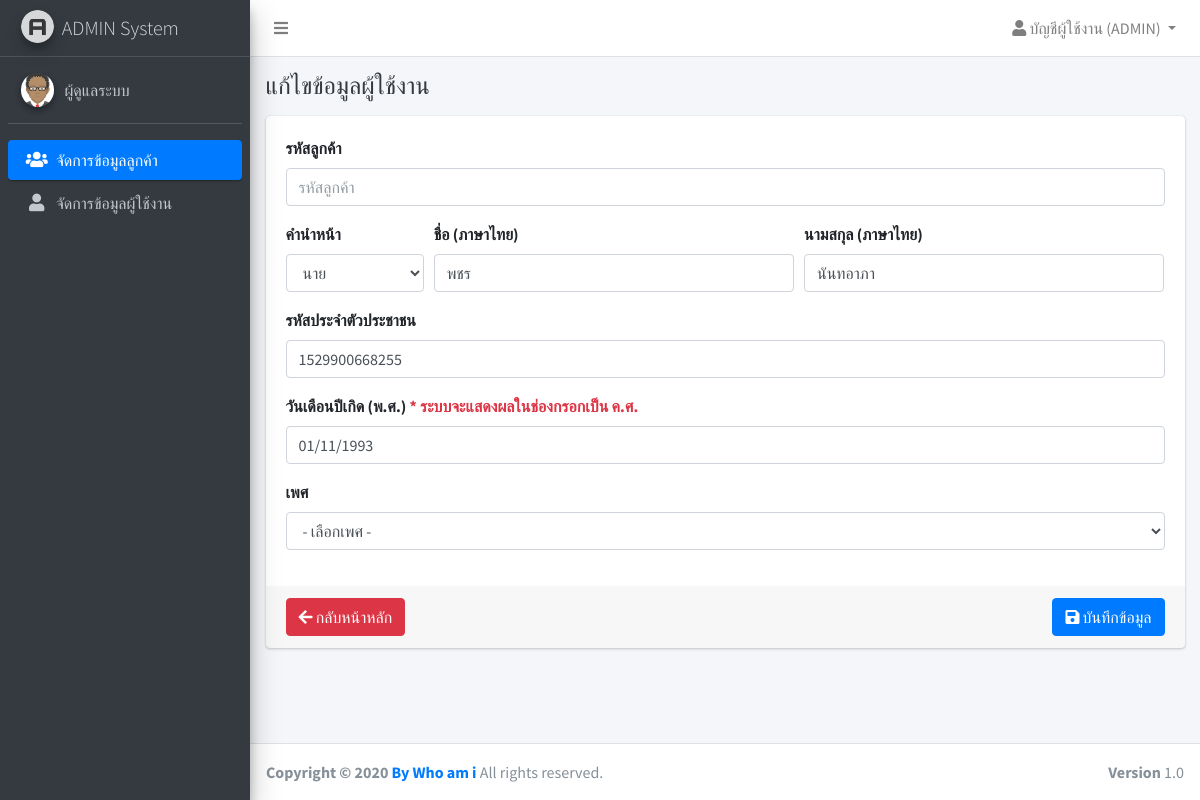
/admin/customers/forms.php?page=customers&id=1 (signed in), run on the app's committed database.
### tables this page shows
CREATE TABLE `users` (
  `id` int(11) NOT NULL,
  `username` varchar(32) NOT NULL,
  `password` varchar(64) NOT NULL,
  `name` varchar(255) NOT NULL,
  `is_owner` int(1) NOT NULL,
  `created_at` timestamp NOT NULL DEFAULT current_timestamp(),
  `updated_at` timestamp NULL DEFAULT NULL ON UPDATE current_timestamp()
);

CREATE TABLE `customers` (
  `id` int(11) NOT NULL,
  `code` varchar(20) DEFAULT NULL,
  `idcard` varchar(20) NOT NULL,
  `birthday` date DEFAULT NULL,
  `prefix_name` varchar(10) NOT NULL,
  `first_name` varchar(32) NOT NULL,
  `last_name` varchar(32) NOT NULL,
  `idcard_expire` date DEFAULT NULL,
  `sex` varchar(7) NOT NULL,
  `created_at` timestamp NOT NULL DEFAULT current_timestamp(),
  `updated_at` timestamp NULL DEFAULT NULL ON UPDATE current_timestamp()
);

### app/SQLiManager.php (called while the page is built, shortened)
<?php
if(class_exists('SQLiManager') === false)
{
	class SQLiManager{
		var $table;
		var $field;
		var $condition;
		public function SQLiManager()
		{
			$this->connect = mysqli_connect(DB_HOST,DB_USER,DB_PASS,DB_NAME);
			$cs1 = "SET character_set_results=utf8";
			mysqli_query($this->connect,$cs1) or die('Error query: ' . mysqli_error($this->connect));
			$cs2 = "SET character_set_client = utf8";
			mysqli_query($this->connect,$cs2) or die('Error query: ' . mysqli_error($this->connect));
			$cs3 = "SET character_set_connection = utf8";
			mysqli_query($this->connect,$cs3) or die('Error query: ' . mysqli_error($this->connect));
			$this->field="*";
		}
		public function select()
		{
			$this->sql="SELECT $this->field FROM $this->table $this->condition";
			$result=mysqli_query($this->connect,$this->sql) or trigger_error(mysqli_error($this->connect),E_USER_ERROR);
			return $result;
		}
	}
}
?>

### app/check_auth.php (called while the page is built, shortened)
<?php
$sql = new SQLiManager();
if( !empty($_SESSION["admin"]) ){
	$sql->table = "users";
	$sql->field = "name, username";
	$sql->condition = "WHERE id={$_SESSION["admin"]}";
	$rsAuth = $sql->select();
}
if( !empty($rsAuth) ){
	if( mysqli_num_rows($rsAuth) <= 0 ){
		session_destroy();
		ob_clean();
		header("location:".URL);
	}
	else{
		$auth = mysqli_fetch_assoc($rsAuth);
	}
}

### admin/layouts/menu_init.php (called while the page is built)
<?php
$menu[] = ["label"=>"จัดการข้อมูลลูกค้า", "key"=>"customers", "url"=>URL."admin/customers", 'icon'=>'fa fa-users'];
$menu[] = ["label"=>"จัดการข้อมูลผู้ใช้งาน", "key"=>"users", "url"=>URL."admin/users", 'icon'=>'fa fa-user'];
?>

### app/fn.php (called while the page is built, shortened)
<?php
function prefix(){
	$_prefix = [];
	$_prefix[] = ['id'=>1, 'name'=>'นาย'];
	$_prefix[] = ['id'=>2, 'name'=>'นาง'];
	$_prefix[] = ['id'=>3, 'name'=>'นางสาว'];
	return $_prefix;
}

### admin/customers/forms.php (the view, shortened to what this page needs)
<?php
include("../layouts/header.php");
include($_pathURL."admin/layouts/navbar.php");
include($_pathURL."admin/layouts/menu.php");
$_title = "เพิ่มข้อมูลลูกค้า";
$_action = URL."admin/customers/save.php?page={$_GET["page"]}";
if( !empty($_GET["id"]) ){
	$sql->table = "customers";
	$sql->condition = "WHERE id={$_GET["id"]} LIMIT 1";
	$query = $sql->select();
	$result = mysqli_fetch_assoc($query);
	$_title = "แก้ไขข้อมูลผู้ใช้งาน";
	$_action = URL."admin/customers/update.php?page={$_GET["page"]}";
}
?>
<div class="content-wrapper">
	<div class="content-header">
		<div class="container-fluid">
			<div class="row">
				<div class="col-sm-12">
					<div class="clearfix">
						<h4 class="m-0 text-dark float-left"><?= !empty($_title) ? $_title : "" ?></h4>
					</div>
				</div>
			</div>
		</div>
	</div>
	<section class="content">
		<div class="container-fluid">
			<div class="card">
				<form class="form-submit" action="<?=$_action?>" method="POST">
					<div class="card-body">
						<div class="form-group">
							<label for="code">รหัสลูกค้า</label>
							<input type="text" class="form-control" id="code" name="code" placeholder="รหัสลูกค้า" value="<?= !empty($result["code"]) ? $result["code"] : "" ?>">
						</div>
						<div class="form-row">
							<div class="form-group col-md-2">
								<label for="prefix_name">คำนำหน้า</label>
								<select name="prefix_name" id="prefix_name" class="form-control">
									<?php
									foreach (prefix() as $key => $value) {
										$sel = '';
										if( !empty($result["prefix_name"]) ){
											if( $result["prefix_name"] == $value["id"] ) $sel = 'selected="1"';
										}
										echo '<option value="'.$value["id"].'" '.$sel.'>'.$value["name"].'</option>';
									}
									?>
								</select>
							</div>
							<div class="form-group col-md-5">
								<label for="prefix_name">ชื่อ (ภาษาไทย)</label>
								<input type="text" class="form-control" id="first_name" name="first_name" placeholder="ชื่อ (ภาษาไทย)" value="<?= !empty($result["first_name"]) ? $result["first_name"] : "" ?>">
							</div>
							<div class="form-group col-md-5">
								<label for="prefix_name">นามสกุล (ภาษาไทย)</label>
								<input type="text" class="form-control" id="last_name" name="last_name" placeholder="นามสกุล (ภาษาไทย)" value="<?= !empty($result["last_name"]) ? $result["last_name"] : "" ?>">
							</div>
						</div>
						<div class="form-group">
							<label for="idcard">รหัสประจำตัวประชาชน</label>
							<input type="text" class="form-control" id="idcard" name="idcard" placeholder="รหัสประจำตัวประชาชน" value="<?= !empty($result["idcard"]) ? $result["idcard"] : "" ?>" maxlength="13">
						</div>
						<div class="form-group">
							<label for="birthday">วันเดือนปีเกิด (พ.ศ.) <span class="text-red">* ระบบจะแสดงผลในช่องกรอกเป็น ค.ศ.</span></label>
							<input type="text" id="birthday" name="birthday" class="form-control DatePicker" value="<?= !empty($result["birthday"]) ? date("d/m/Y", strtotime($result["birthday"])) : "" ?>" readonly style="background-color:#fff;" placeholder="กรุณาเลือก วันเดือนปีเกิด">
						</div>
						<div class="form-group">
							<label for="sex">เพศ</label>
							<select name="sex" id="sex" class="form-control">
								<option value="">- เลือกเพศ -</option>
							</select>
						</div>
					</div>
					<div class="card-footer">
						<div class="clearfix">
							<a href="<?=URL?>admin/users/?page=<?=$_GET["page"]?>" class="btn btn-danger float-left">
								<i class="fa fa-arrow-left"></i> กลับหน้าหลัก
							</a>
							<button type="submit" class="btn btn-primary btn-submit float-right">
								<i class="fa fa-save"></i> บันทึกข้อมูล
							</button>
						</div>
					</div>
				</form>
			</div>
		</div>
	</section>
</div>
<?php
include($_pathURL."admin/layouts/footer.php");
?>

### admin/layouts/navbar.php (shortened to what this page needs)
<nav class="main-header navbar navbar-expand navbar-white navbar-light">
	<ul class="navbar-nav">
		<li class="nav-item">
			<a class="nav-link" data-widget="pushmenu" href="#"><i class="fas fa-bars"></i></a>
		</li>
	</ul>
	<ul class="navbar-nav ml-auto">
		<li class="nav-item dropdown">
			<a class="nav-link dropdown-toggle" href="#" id="navbarDropdown" role="button" data-toggle="dropdown" aria-haspopup="true" aria-expanded="false">
				<i class="fa fa-user"></i> บัญชีผู้ใช้งาน (<?=strtoupper($auth["username"])?>)
			</a>
		</li>
	</ul>
</nav>

### admin/layouts/menu.php (shortened to what this page needs)
<aside class="main-sidebar sidebar-dark-primary elevation-4">
	<a href="index3.html" class="brand-link">
		<img src="<?=IMAGES?>/AdminLTELogo.png" alt="AdminLTE Logo" class="brand-image img-circle elevation-3"
		style="opacity: .8">
		<span class="brand-text font-weight-light">ADMIN System</span>
	</a>
	<div class="sidebar">
		<div class="user-panel mt-3 pb-3 mb-3 d-flex">
			<div class="image">
				<img src="<?=IMAGES?>/avatar.png" class="img-circle elevation-2" alt="User Image">
			</div>
			<div class="info" >
				<a href="" class="d-block"><?=$auth["name"]?></a>
			</div>
		</div>
          <?php include("menu_init.php"); ?>
		<nav class="mt-2">
			<ul class="nav nav-pills nav-sidebar flex-column" data-widget="treeview" role="menu" data-accordion="false">
               <?php
               foreach ($menu as $key => $value) {
                    if( empty($value["sub"]) ){
                         ?>
                         <li class="nav-item">
                              <a href="<?=$value["url"]?>?page=<?=$value['key']?>" class="nav-link <?= $value['key'] == $_GET['page'] ? "active" : "" ?>">
                                   <i class="nav-icon <?=$value["icon"]?>"></i>
                                   <p>
                                        <?=$value["label"]?>
                                   </p>
                              </a>
                         </li>
                         <?php
                    }
               }
               ?>
          </ul>
      </nav>
  </div>
</aside>

### data on the page
users: username "ADMIN", name "ผู้ดูแลระบบ"
customers: first_name "พชร", last_name "นันทอาภา", idcard "1529900668255", birthday "01/11/1993"

### other printed values
$value["label"] "จัดการข้อมูลลูกค้า"
$value["label"] "จัดการข้อมูลผู้ใช้งาน"
$_title "แก้ไขข้อมูลผู้ใช้งาน"
form field prefix_name "นาย"
